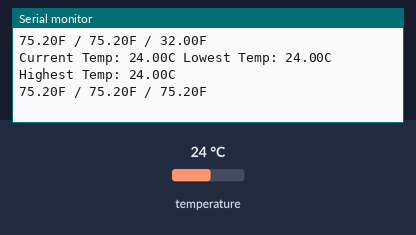
A sketch run on a simulated Arduino Uno, built with avr-gcc and run on an emulated ATmega328P. Shown: the last lines printed to the serial monitor. The test bench sets the inputs (shaded band); at power-on: temperature 24 °C.

Above: at 3.3 s.
3.4 s: temperature set to 12 °C
At 4.7 s:
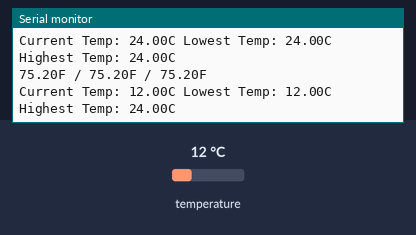
5.9 s: temperature set to 19 °C
At 7.1 s:
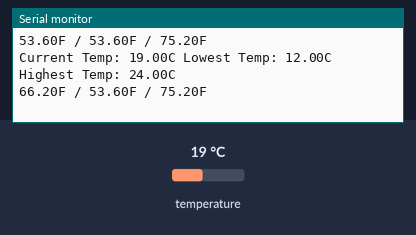
Timing chart, 0 to 8.9 s (numbered marks = the images above; inputs shaded):
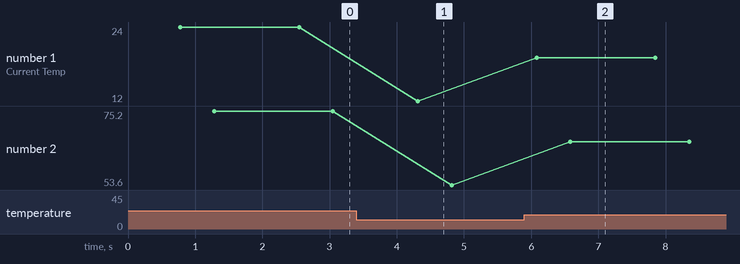

Measured:
- after the input at 3.4 s, the serial monitor: prints a new line after 0.91 s (image 1)
- after the input at 5.9 s, the serial monitor: prints a new line after 0.18 s (image 2)
- plotted number 1: 24 → 12 after the input at 3.4 s, 12 → 19 after the input at 5.9 s
- plotted number 2: 75.2 → 53.6 after the input at 3.4 s, 53.6 → 66.2 after the input at 5.9 s

The sketch:

EX04_Measuring_Temperature.ino
```cpp
#include <OneWire.h>
#include <DallasTemperature.h>

float myTemp;
float myHighTemp;
float myLowTemp = 50;


#define ONE_WIRE_BUS 2

OneWire oneWire(ONE_WIRE_BUS);
DallasTemperature sensors(&oneWire);

void setup() {
  // put your setup code here, to run once:
  Serial.begin(9600);
  Serial.println("Dallas Temperature IC Control Library Demo");
  sensors.begin();// Start the OneWire library

}

void loop() {
  // put your main code here, to run repeatedly:
  readtemp();// Read the temperature
  // Write the Results to the serial Monitor
  serialPrint();

}


void readtemp()
{
  // call sensors.requestTemperatures() to issue a global temperature
  // request to all devices on the bus\
  //Send the command to get temperatures
  sensors.requestTemperatures();
  myTemp = (sensors.getTempCByIndex(0));
  // Set High or Low Temp
  if (myTemp < myLowTemp)
    myLowTemp = myTemp;
  else if (myTemp > myHighTemp)
    myHighTemp = myTemp;
}

void serialPrint()
{
  Serial.print("Current Temp: ");
  Serial.print(myTemp);
  Serial.print("C");
  Serial.print(" Lowest Temp: ");
  Serial.print(myLowTemp);
  Serial.print("C");
  Serial.print(" Highest Temp: ");
  Serial.print(myHighTemp);
  Serial.println("C");
  delay (500);
  Serial.print(DallasTemperature::toFahrenheit(myTemp));
  Serial.print("F / ");
  Serial.print(DallasTemperature::toFahrenheit(myLowTemp));
  Serial.print("F / ");
  Serial.print(DallasTemperature::toFahrenheit(myHighTemp));
  Serial.println("F ");
  Serial.println();
  delay (500);
}
```
